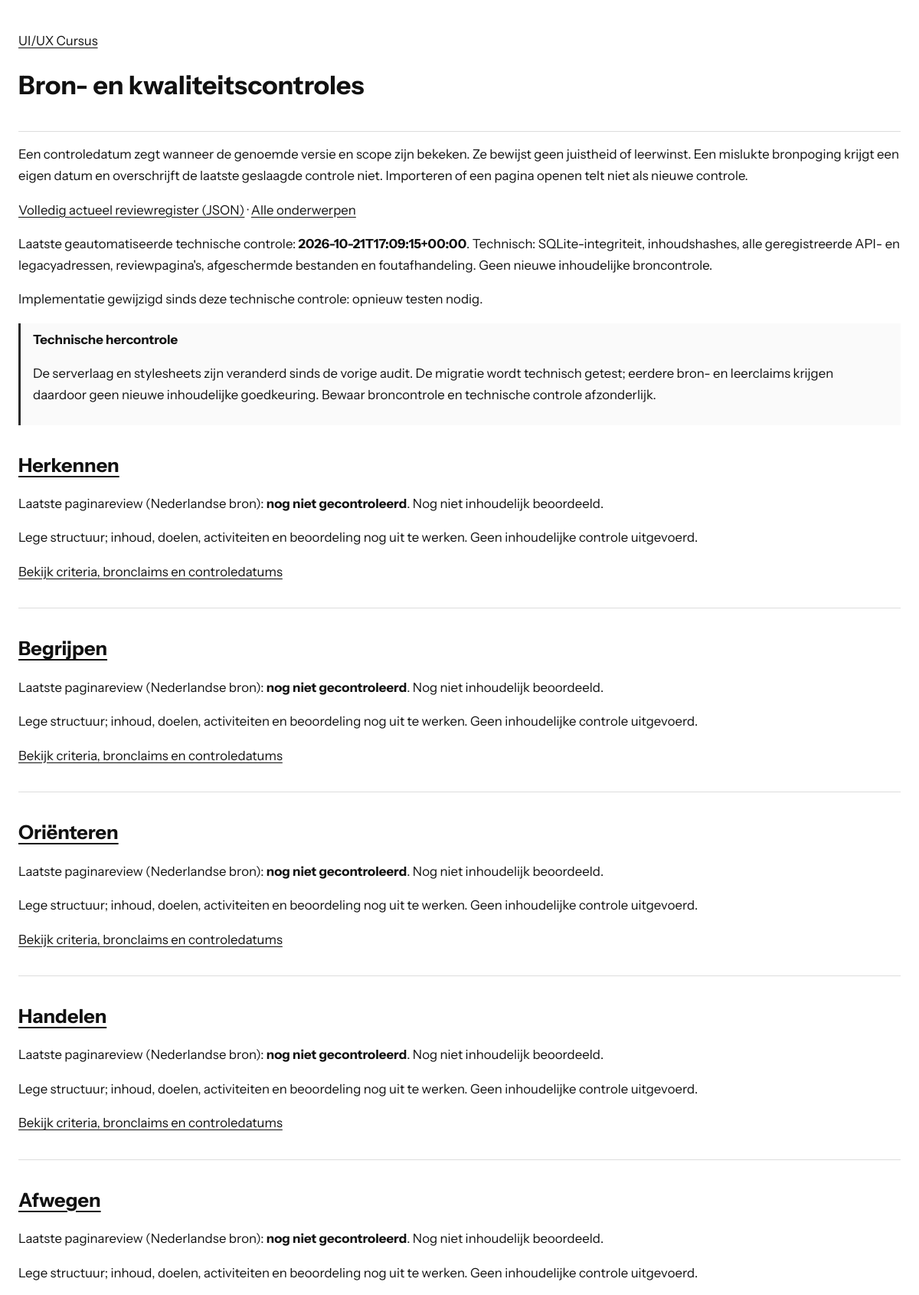
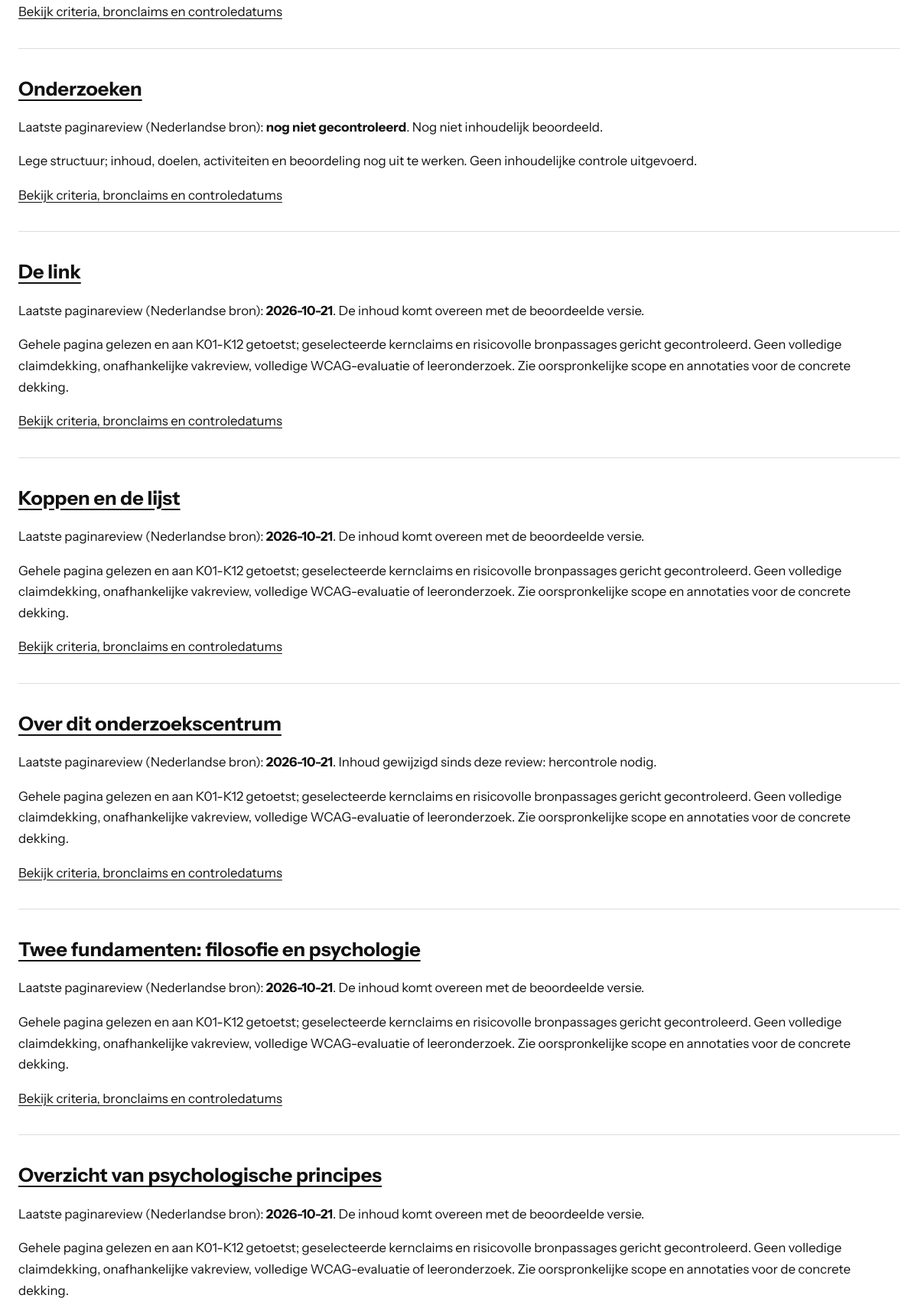
The app's page /checks.php (upper part) with its own data (2 pictures, top to bottom).
### tables this page shows
CREATE TABLE metadata (key TEXT PRIMARY KEY, value TEXT NOT NULL);

### lib/course.php (called while the page is built, shortened)
<?php
function course_decode(string $value): array
{
    return json_decode($value, true, 512, JSON_THROW_ON_ERROR);
}
function course_meta(PDO $db, string $key): array
{
    $q = $db->prepare('SELECT value FROM metadata WHERE key = ?');
    $q->execute([$key]);
    $value = $q->fetchColumn();
    return $value === false ? [] : course_decode($value);
}
function course_topics(PDO $db): array
{
    $q = $db->prepare('SELECT id, metadata_json FROM topics ORDER BY position');
    $q->execute();
    return array_map(static function (array $row): array {
        $topic = course_decode($row['metadata_json']);
        $topic['contentFile'] = 'api.php?resource=content&id=' . rawurlencode($row['id']) . '&lang=nl';
        return $topic;
    }, $q->fetchAll());
}
function course_review(PDO $db, string $id): ?array
{
    $q = $db->prepare('SELECT p.*, c.content_hash FROM page_reviews p JOIN contents c ON c.topic_id=p.topic_id AND c.lang=? WHERE p.topic_id=?');
    $q->execute(['nl', $id]);
    $row = $q->fetch();
    $review = course_decode($row['review_json']);
    $review['review_language'] = 'nl';
    $review['last_checked_at'] = $row['last_checked_at'];
    $review['checked_hash'] = $row['checked_hash'];
    $review['current_hash'] = $row['content_hash'];
    $review['needs_content_review'] = $row['checked_hash'] !== $row['content_hash'];
    $q = $db->prepare('SELECT * FROM criterion_checks WHERE topic_id=? ORDER BY criterion');
    $q->execute([$id]);
    foreach ($q as $item) {
        $review['criteria'][$item['criterion']] = [
            'status' => $item['status'], 'evidence' => $item['evidence'],
            'last_checked_at' => $item['last_checked_at'], 'checked_hash' => $item['checked_hash'],
            'needs_review' => $item['checked_hash'] !== $row['content_hash'],
        ];
    }
    $q = $db->prepare('SELECT * FROM claims WHERE topic_id=? ORDER BY id');
    $q->execute([$id]);
    $review['claims'] = [];
    foreach ($q as $item) {
        $claim = course_decode($item['claim_json']);
        $claim['verification'] = $item['verification'];
        $claim['last_attempted_at'] = $item['last_attempted_at'];
        $claim['last_checked_at'] = $item['last_checked_at'];
        $claim['checked_hash'] = $item['checked_hash'];
        $claim['needs_review'] = $item['last_checked_at'] === null || $item['checked_hash'] !== $row['content_hash'];
        $review['claims'][] = $claim;
    }
    return $review;
}
function course_dependencies(PDO $db): array
{
    $expected = course_meta($db, 'audit')['dependency_hashes'] ?? [];
    $result = [];
    foreach ($expected as $file => $hash) {
        $path = COURSE_ROOT . '/' . $file;
        $current = is_file($path) ? hash_file('sha256', $path) : null;
        $result[] = ['file' => $file, 'checked_hash' => $hash, 'current_hash' => $current, 'needs_review' => $current !== $hash];
    }
    return $result;
}
function course_reviews(PDO $db): array
{
    $audit = course_meta($db, 'audit');
    $audit['records'] = [];
    $audit['claim_status_counts'] = [];
    foreach (course_topics($db) as $topic) {
        $review = course_review($db, $topic['id']);
        foreach ($review['claims'] as $claim) {
            $status = $claim['verification'];
            $audit['claim_status_counts'][$status] = ($audit['claim_status_counts'][$status] ?? 0) + 1;
        }
        $audit['records'][] = $review;
    }
    $audit['dependency_review'] = course_dependencies($db);
    $audit['original_audit_counts'] = ['pages' => $audit['page_count'] ?? null, 'criteria' => $audit['criterion_record_count'] ?? null];
    $audit['page_count'] = count($audit['records']);
    $audit['criterion_record_count'] = array_sum(array_map(static fn(array $record): int => count($record['criteria']), $audit['records']));
    $audit['unreviewed_page_count'] = count(array_filter($audit['records'], static fn(array $record): bool => $record['last_checked_at'] === null));
    $audit['scope_note'] = 'De oorspronkelijke auditscope betreft het archief van 53 pagina’s. Nieuw aangemaakte lege stappen zijn niet inhoudelijk beoordeeld.';
    $audit['technical_validation'] = course_meta($db, 'technical_validation');
    $audit['storage'] = 'SQLite; oorspronkelijke reviewdata blijven behouden bij migratie';
    return $audit;
}
function course_e(mixed $text): string
{
    return htmlspecialchars((string)$text, ENT_QUOTES | ENT_SUBSTITUTE, 'UTF-8');
}

### checks.php (the view, shortened to what this page needs)
<?php
require_once __DIR__ . '/lib/course.php';
try {
    $db = course_db();
    $topics = course_topics($db);
    $selected = isset($_GET['topic']) ? course_slug($_GET['topic']) : null;
    $review = $selected !== null ? course_review($db, $selected) : null;
    $reviews = $selected === null ? course_reviews($db)['records'] : [$review];
} catch (Throwable $error) {
    error_log('Course checks: ' . $error->getMessage());
    http_response_code(503);
    exit('De controles zijn tijdelijk niet beschikbaar.');
}
?>
<!doctype html>
<html lang="nl"><head><meta charset="utf-8"><meta name="viewport" content="width=device-width,initial-scale=1">
<title>Bron- en kwaliteitscontroles - UI/UX Cursus</title><link rel="stylesheet" href="styles/checks.css?v=instrument1"></head>
<body><header><a href="index.php">UI/UX Cursus</a><h1>Bron- en kwaliteitscontroles</h1></header><main>
<p>Een controledatum zegt wanneer de genoemde versie en scope zijn bekeken. Ze bewijst geen juistheid of leerwinst. Een mislukte bronpoging krijgt een eigen datum en overschrijft de laatste geslaagde controle niet. Importeren of een pagina openen telt niet als nieuwe controle.</p>
<p><a href="api.php?resource=reviews">Volledig actueel reviewregister (JSON)</a> · <a href="checks.php">Alle onderwerpen</a></p>
<?php $technical = course_meta($db, 'technical_validation'); if ($technical): ?>
<p>Laatste geautomatiseerde technische controle: <strong><?= course_e($technical['validated_at']) ?></strong>. <?= course_e($technical['scope']) ?></p>
<?php $technicalChanged = array_filter($technical['file_hashes'], static fn(string $hash, string $file): bool => !is_file(COURSE_ROOT . '/' . $file) || hash_file('sha256', COURSE_ROOT . '/' . $file) !== $hash, ARRAY_FILTER_USE_BOTH); if ($technicalChanged): ?><p>Implementatie gewijzigd sinds deze technische controle: opnieuw testen nodig.</p><?php endif; ?>
<?php endif; ?>
<?php $changed = array_filter(course_dependencies($db), static fn(array $r): bool => $r['needs_review']); ?>
<?php if ($changed): ?><aside><strong>Technische hercontrole</strong><p>De serverlaag en stylesheets zijn veranderd sinds de vorige audit. De migratie wordt technisch getest; eerdere bron- en leerclaims krijgen daardoor geen nieuwe inhoudelijke goedkeuring. Bewaar broncontrole en technische controle afzonderlijk.</p></aside><?php endif; ?>
<?php foreach ($reviews as $item): ?>
<section><h2><a href="index.php?topic=<?= course_e($item['id']) ?>#<?= course_e($item['id']) ?>"><?= course_e(array_values(array_filter($topics, static fn(array $t): bool => $t['id'] === $item['id']))[0]['titel']) ?></a></h2>
<p>Laatste paginareview (Nederlandse bron): <strong><?= course_e($item['last_checked_at'] ?? 'nog niet gecontroleerd') ?></strong>. <?= !$item['last_checked_at'] ? 'Nog niet inhoudelijk beoordeeld.' : ($item['needs_content_review'] ? 'Inhoud gewijzigd sinds deze review: hercontrole nodig.' : 'De inhoud komt overeen met de beoordeelde versie.') ?></p>
<p><?= course_e($item['review_scope'] ?? '') ?></p>
<?php if ($selected === null): ?><p><a href="checks.php?topic=<?= course_e($item['id']) ?>">Bekijk criteria, bronclaims en controledatums</a></p><?php endif; ?></section>
<?php endforeach; ?>
</main></body></html>

### styles/checks.css (style rules this page uses)
:root { color-scheme: light; }
body { max-width: 76rem; margin: auto; padding: 1.5rem; color: #111; background: white; font: 1.05rem/1.65 "Instrument Sans",system-ui,sans-serif; }
h1,h2,h3,h4 { font-family: "Instrument Sans",system-ui,sans-serif; line-height: 1.25; overflow-wrap: anywhere; }
header,section,article { padding-block: 1rem; border-bottom: 1px solid #ddd; }
a { color: inherit; text-underline-offset: .2em; }
aside { border-left: 3px solid #292929; padding: .5rem 1rem; background: #fafafa; }

### records on screen
metadata: value "2026-10-21T17:09:15+00:00", value "Technisch: SQLite-integriteit, inhoudshashes, alle geregistreerde API- en legacyadressen, reviewpagina's, afgeschermde bestanden en foutafhandeling. Geen nieuwe inhoudelijke broncontrole."

### other values on screen
course_e($item['last_checked_at'] ?? 'nog niet gecontroleerd') "nog niet gecontroleerd"
course_e($item['review_scope'] ?? '') "Lege structuur; inhoud, doelen, activiteiten en beoordeling nog uit te werken. Geen inhoudelijke controle uitgevoerd."
course_e($item['last_checked_at'] ?? 'nog niet gecontroleerd') "2026-10-21"
